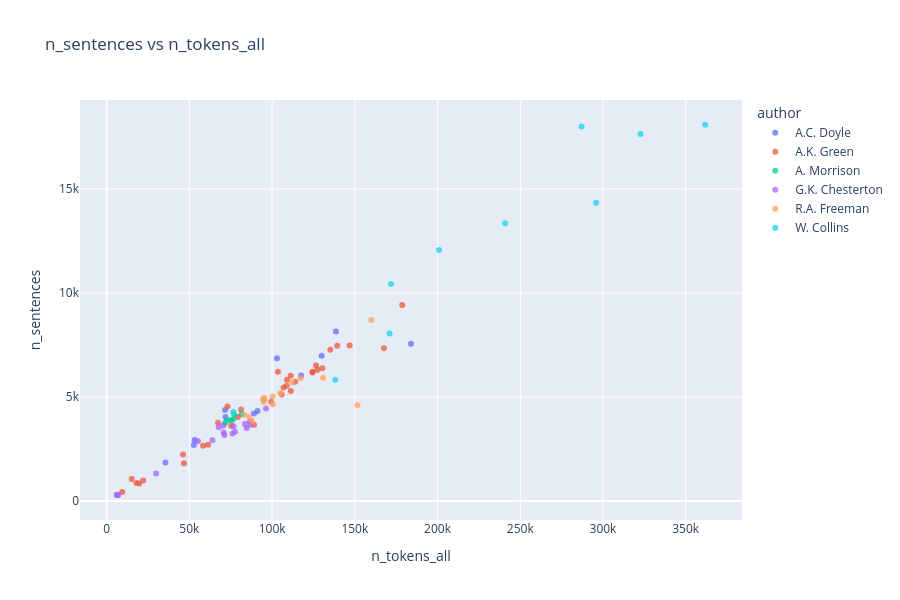
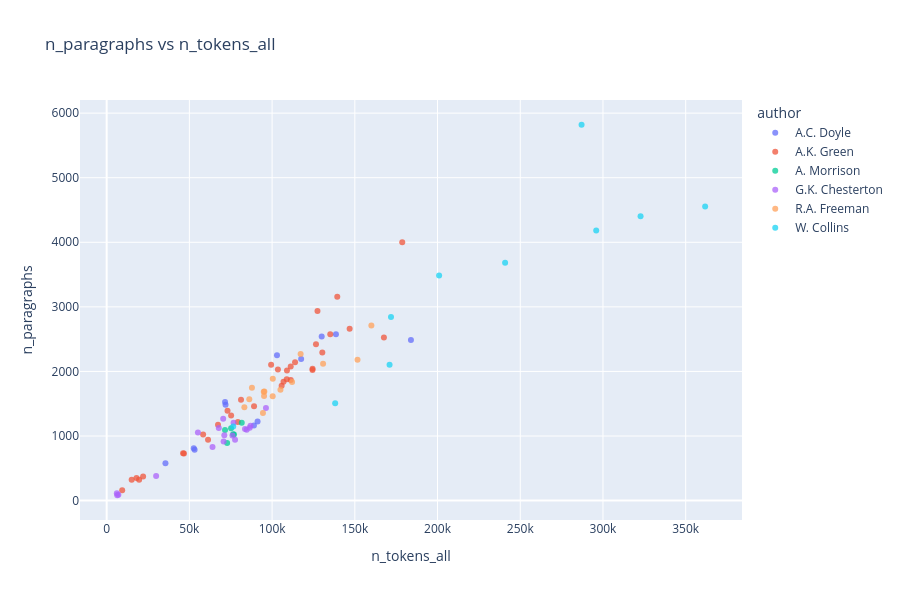
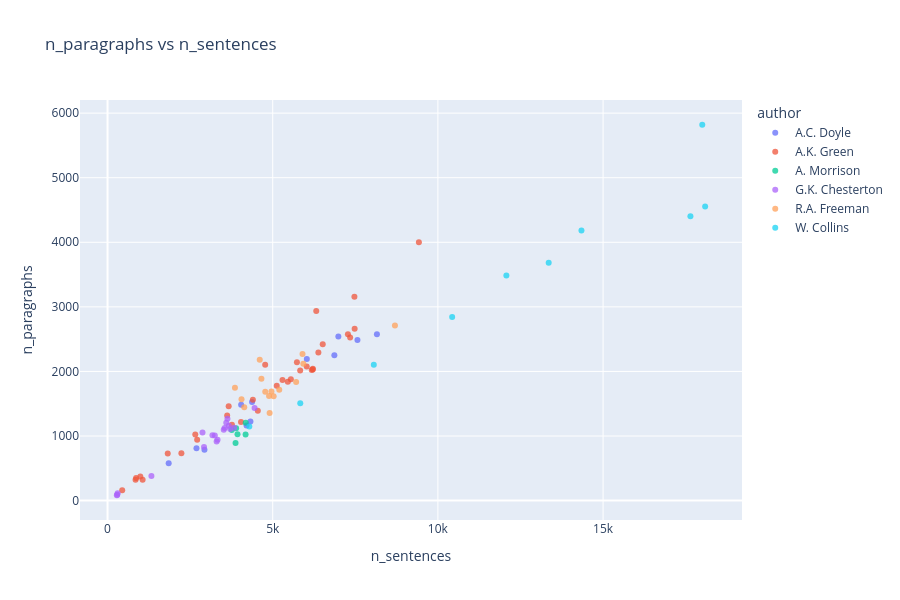
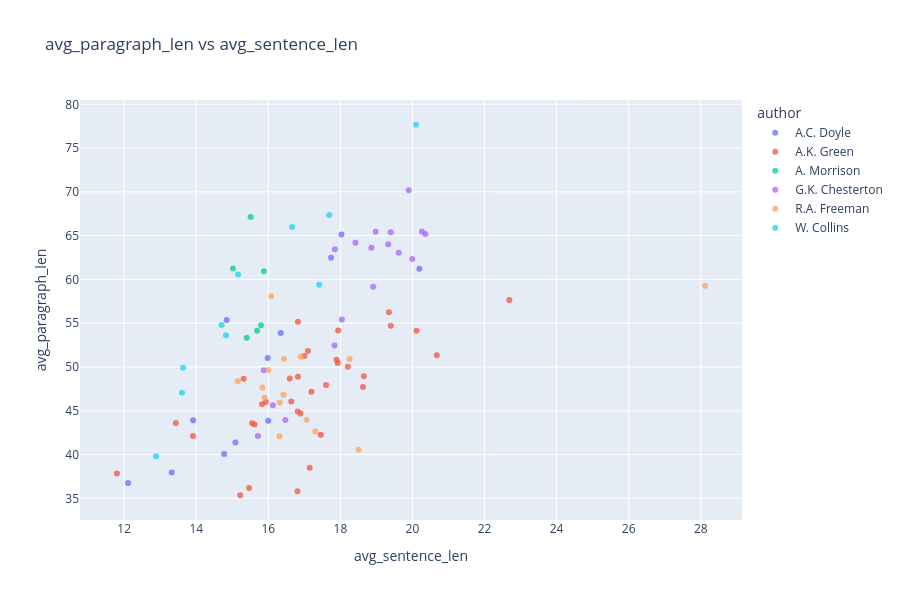

Here is the notebook cell these charts were saved with, in order:
### Code cell
plot_scatter_list_plotly(
    data=df_corpus,
    scatter_pairs=scatter_pairs,
    hue="author",
    work_col="title",
)

### Figure 1 — Plotly figure (JSON) as saved in the notebook; plotly's stock layout.template omitted (floating-point values rounded to 4 significant figures)
{"data": [{"customdata": [["A.C. Doyle"], ["A.C. Doyle"], ["A.C. Doyle"], ["A.C. Doyle"], ["A.C. Doyle"], ["A.C. Doyle"], ["A.C. Doyle"], ["A.C. Doyle"], ["A.C. Doyle"], ["A.C. Doyle"], ["A.C. Doyle"], ["A.C. Doyle"]], "hovertemplate": "<b>%{hovertext}</b><br><br>author=%{customdata[0]}<br>n_tokens_all=%{x}<br>n_sentences=%{y}<extra></extra>", "hovertext": ["A Study in Scarlet", "Tales of Terror and Mystery", "The Adventures of Sherlock Holmes", "The case-book of Sherlock Holmes", "The Hound of the Baskervilles", "The Lost World", "The Memoirs of Sherlock Holmes", "The Poison Belt", "The Return of Sherlock Holmes", "The Sign of the Four", "The Valley of Fear", "The White Company"], "legendgroup": "A.C. Doyle", "marker": {"color": "#636efa", "opacity": 0.75, "symbol": "circle"}, "mode": "markers", "name": "A.C. Doyle", "orientation": "v", "showlegend": true, "type": "scatter", "x": [52654, 89015, 129973, 102949, 71859, 91221, 117564, 35536, 138592, 53167, 71564, 183927], "xaxis": "x", "y": [2692, 4207, 6987, 6866, 4044, 4326, 6033, 1851, 8154, 2934, 4375, 7565], "yaxis": "y"}, {"customdata": [["A.K. Green"], ["A.K. Green"], ["A.K. Green"], ["A.K. Green"], ["A.K. Green"], ["A.K. Green"], ["A.K. Green"], ["A.K. Green"], ["A.K. Green"], ["A.K. Green"], ["A.K. Green"], ["A.K. Green"], ["A.K. Green"], ["A.K. Green"], ["A.K. Green"], ["A.K. Green"], ["A.K. Green"], ["A.K. Green"], ["A.K. Green"], ["A.K. Green"], ["A.K. Green"], ["A.K. Green"], ["A.K. Green"], ["A.K. Green"], ["A.K. Green"], ["A.K. Green"], ["A.K. Green"], ["A.K. Green"], ["A.K. Green"], ["A.K. Green"], ["A.K. Green"], ["A.K. Green"], ["A.K. Green"], ["A.K. Green"]], "hovertemplate": "<b>%{hovertext}</b><br><br>author=%{customdata[0]}<br>n_tokens_all=%{x}<br>n_sentences=%{y}<extra></extra>", "hovertext": ["7 to 12: A Detective Story", "A Difficult Problem", "A Matter of Millions", "A Strange Disappearance", "Agatha Webb", "Behind Closed Doors", "Cynthia Wakeham's Money", "Dark Hollow", "Doctor Izard", "Hand and Ring", "Initials Only", "Lost Man's Lane", "Masterpieces of Mystery", "One of My Sons", "Room Number 3, and Other Detective Stories", "That Affair Next Door", "The Chief Legatee", "The Circular Study", "The Doctor, his Wife, and the Clock", "The Filigree Ball", "The Forsaken Inn", "The Golden Slipper and Other Problems for Violet Strange", "The House of the Whispering Pines", "The Leavenworth Case", "The Mill Mystery", "The Millionaire Baby", "The Mystery of the Hasty Arrow", "The Old Stone House and Other Stories", "The Step on the Stair ", "The Sword of Damocles", "The Woman in the Alcove", "Three Thousand Dollars", "To the Minute", "X Y Z: A Detective Story"], "legendgroup": "A.K. Green", "marker": {"color": "#EF553B", "opacity": 0.75, "symbol": "circle"}, "mode": "markers", "name": "A.K. Green", "orientation": "v", "showlegend": true, "type": "scatter", "x": [18035, 9390, 130354, 61280, 106902, 146868, 99399, 108990, 58302, 178663, 103512, 111286, 124417, 113872, 124455, 127434, 73064, 67303, 19623, 105774, 75234, 108838, 135171, 139396, 89085, 81224, 111249, 46731, 126529, 167590, 79315, 15120, 46167, 22028], "xaxis": "x", "y": [865, 444, 6382, 2713, 5458, 7480, 4772, 5831, 2656, 9425, 6214, 5296, 6181, 5733, 6214, 6318, 4549, 3765, 848, 5122, 3621, 5549, 7277, 7473, 3667, 4400, 6029, 1822, 6514, 7344, 4041, 1062, 2236, 993], "yaxis": "y"}, {"customdata": [["A. Morrison"], ["A. Morrison"], ["A. Morrison"], ["A. Morrison"], ["A. Morrison"], ["A. Morrison"]], "hovertemplate": "<b>%{hovertext}</b><br><br>author=%{customdata[0]}<br>n_tokens_all=%{x}<br>n_sentences=%{y}<extra></extra>", "hovertext": ["Adventures of Martin Hewit", "Chronicles of Martin Hewitt", "Martin Hewitt, Investigator", "The Dorrington Deed-Box", "The Red Triangle", "The Hole in the Wall"], "legendgroup": "A. Morrison", "marker": {"color": "#00cc96", "opacity": 0.75, "symbol": "circle"}, "mode": "markers", "name": "A. Morrison", "orientation": "v", "showlegend": true, "type": "scatter", "x": [76977, 75202, 71542, 72829, 76432, 81648], "xaxis": "x", "y": [4179, 3892, 3760, 3875, 3934, 4183], "yaxis": "y"}, {"customdata": [["G.K. Chesterton"], ["G.K. Chesterton"], ["G.K. Chesterton"], ["G.K. Chesterton"], ["G.K. Chesterton"], ["G.K. Chesterton"], ["G.K. Chesterton"], ["G.K. Chesterton"], ["G.K. Chesterton"], ["G.K. Chesterton"], ["G.K. Chesterton"], ["G.K. Chesterton"], ["G.K. Chesterton"], ["G.K. Chesterton"], ["G.K. Chesterton"], ["G.K. Chesterton"], ["G.K. Chesterton"], ["G.K. Chesterton"]], "hovertemplate": "<b>%{hovertext}</b><br><br>author=%{customdata[0]}<br>n_tokens_all=%{x}<br>n_sentences=%{y}<extra></extra>", "hovertext": ["Four Faultless Felons", "Manalive", "The Club of Queer Trades", "The Donnington Affair", "The Incredulity of Father Brown", "The innocence of Father Brown", "The Man Who Knew Too Much", "The Man Who Was Thursday: A Nightmare", "The Mask of Midas", "The Napoleon of Notting Hill", "The Paradoxes of Mr Pond", "The Poet and The Lunatics", "The Return of Don Quixote", "The Scandal of Father Brown", "The Secret of Father Brown", "The Trees of Pride", "The White Pillars Murder", "The Wisdom of Father Brown"], "legendgroup": "G.K. Chesterton", "marker": {"color": "#ab63fa", "opacity": 0.75, "symbol": "circle"}, "mode": "markers", "name": "G.K. Chesterton", "orientation": "v", "showlegend": true, "type": "scatter", "x": [83622, 70684, 55166, 6160, 84658, 96287, 71123, 70439, 7064, 67778, 63992, 77608, 86487, 76019, 76698, 29904, 6390, 86944], "xaxis": "x", "y": [3712, 3302, 2875, 306, 3518, 4451, 3176, 3630, 294, 3545, 2921, 3330, 3832, 3248, 3594, 1328, 282, 3673], "yaxis": "y"}, {"customdata": [["R.A. Freeman"], ["R.A. Freeman"], ["R.A. Freeman"], ["R.A. Freeman"], ["R.A. Freeman"], ["R.A. Freeman"], ["R.A. Freeman"], ["R.A. Freeman"], ["R.A. Freeman"], ["R.A. Freeman"], ["R.A. Freeman"], ["R.A. Freeman"], ["R.A. Freeman"], ["R.A. Freeman"], ["R.A. Freeman"]], "hovertemplate": "<b>%{hovertext}</b><br><br>author=%{customdata[0]}<br>n_tokens_all=%{x}<br>n_sentences=%{y}<extra></extra>", "hovertext": ["A silent witness", "As a thief in the night", "Dr. Thorndyke's Casebook", "Helen Vardon's confession", "John Thorndyke's Cases", "The D'Arblay Mystery", "The Exploits of Danby Croker", "The Eye of Osiris", "The golden pool", "The Magic Casket", "The Mystery of 31 New Inn", "The mystery of Angelina Frood", "The Red Thumb Mark", "The shadow of the Wolf", "The singing bone"], "legendgroup": "R.A. Freeman", "marker": {"color": "#FFA15A", "opacity": 0.75, "symbol": "circle"}, "mode": "markers", "name": "R.A. Freeman", "orientation": "v", "showlegend": true, "type": "scatter", "x": [130815, 105048, 83244, 160003, 100421, 100349, 94972, 117241, 151630, 95147, 95318, 112078, 87819, 94473, 86214], "xaxis": "x", "y": [5926, 5198, 4138, 8700, 4658, 5028, 4774, 5902, 4607, 4889, 4962, 5709, 3857, 4906, 4056], "yaxis": "y"}, {"customdata": [["W. Collins"], ["W. Collins"], ["W. Collins"], ["W. Collins"], ["W. Collins"], ["W. Collins"], ["W. Collins"], ["W. Collins"], ["W. Collins"], ["W. Collins"]], "hovertemplate": "<b>%{hovertext}</b><br><br>author=%{customdata[0]}<br>n_tokens_all=%{x}<br>n_sentences=%{y}<extra></extra>", "hovertext": ["Armadale", "Basil", "Man and Wife", "No Name", "Poor Miss Finch", "The Dead Secret", "The Haunted Hotel", "The Law and the Lady", "The Moonstone", "The Woman in White"], "legendgroup": "W. Collins", "marker": {"color": "#19d3f3", "opacity": 0.75, "symbol": "circle"}, "mode": "markers", "name": "W. Collins", "orientation": "v", "showlegend": true, "type": "scatter", "x": [361763, 138123, 287061, 322718, 200961, 171002, 76508, 171874, 240842, 295914], "xaxis": "x", "y": [18090, 5834, 18003, 17644, 12073, 8060, 4292, 10432, 13354, 14346], "yaxis": "y"}], "layout": {"height": 600, "legend": {"title": {"text": "author"}, "tracegroupgap": 0}, "title": {"text": "n_sentences vs n_tokens_all"}, "width": 900, "xaxis": {"anchor": "y", "domain": [0, 1], "title": {"text": "n_tokens_all"}}, "yaxis": {"anchor": "x", "domain": [0, 1], "title": {"text": "n_sentences"}}}}

### Figure 2 — Plotly figure (JSON) as saved in the notebook; plotly's stock layout.template omitted (floating-point values rounded to 4 significant figures)
{"data": [{"customdata": [["A.C. Doyle"], ["A.C. Doyle"], ["A.C. Doyle"], ["A.C. Doyle"], ["A.C. Doyle"], ["A.C. Doyle"], ["A.C. Doyle"], ["A.C. Doyle"], ["A.C. Doyle"], ["A.C. Doyle"], ["A.C. Doyle"], ["A.C. Doyle"]], "hovertemplate": "<b>%{hovertext}</b><br><br>author=%{customdata[0]}<br>n_tokens_all=%{x}<br>n_paragraphs=%{y}<extra></extra>", "hovertext": ["A Study in Scarlet", "Tales of Terror and Mystery", "The Adventures of Sherlock Holmes", "The case-book of Sherlock Holmes", "The Hound of the Baskervilles", "The Lost World", "The Memoirs of Sherlock Holmes", "The Poison Belt", "The Return of Sherlock Holmes", "The Sign of the Four", "The Valley of Fear", "The White Company"], "legendgroup": "A.C. Doyle", "marker": {"color": "#636efa", "opacity": 0.75, "symbol": "circle"}, "mode": "markers", "name": "A.C. Doyle", "orientation": "v", "showlegend": true, "type": "scatter", "x": [52654, 89015, 129973, 102949, 71859, 91221, 117564, 35536, 138592, 53167, 71564, 183927], "xaxis": "x", "y": [810, 1163, 2543, 2250, 1485, 1225, 2193, 577, 2575, 786, 1527, 2487], "yaxis": "y"}, {"customdata": [["A.K. Green"], ["A.K. Green"], ["A.K. Green"], ["A.K. Green"], ["A.K. Green"], ["A.K. Green"], ["A.K. Green"], ["A.K. Green"], ["A.K. Green"], ["A.K. Green"], ["A.K. Green"], ["A.K. Green"], ["A.K. Green"], ["A.K. Green"], ["A.K. Green"], ["A.K. Green"], ["A.K. Green"], ["A.K. Green"], ["A.K. Green"], ["A.K. Green"], ["A.K. Green"], ["A.K. Green"], ["A.K. Green"], ["A.K. Green"], ["A.K. Green"], ["A.K. Green"], ["A.K. Green"], ["A.K. Green"], ["A.K. Green"], ["A.K. Green"], ["A.K. Green"], ["A.K. Green"], ["A.K. Green"], ["A.K. Green"]], "hovertemplate": "<b>%{hovertext}</b><br><br>author=%{customdata[0]}<br>n_tokens_all=%{x}<br>n_paragraphs=%{y}<extra></extra>", "hovertext": ["7 to 12: A Detective Story", "A Difficult Problem", "A Matter of Millions", "A Strange Disappearance", "Agatha Webb", "Behind Closed Doors", "Cynthia Wakeham's Money", "Dark Hollow", "Doctor Izard", "Hand and Ring", "Initials Only", "Lost Man's Lane", "Masterpieces of Mystery", "One of My Sons", "Room Number 3, and Other Detective Stories", "That Affair Next Door", "The Chief Legatee", "The Circular Study", "The Doctor, his Wife, and the Clock", "The Filigree Ball", "The Forsaken Inn", "The Golden Slipper and Other Problems for Violet Strange", "The House of the Whispering Pines", "The Leavenworth Case", "The Mill Mystery", "The Millionaire Baby", "The Mystery of the Hasty Arrow", "The Old Stone House and Other Stories", "The Step on the Stair ", "The Sword of Damocles", "The Woman in the Alcove", "Three Thousand Dollars", "To the Minute", "X Y Z: A Detective Story"], "legendgroup": "A.K. Green", "marker": {"color": "#EF553B", "opacity": 0.75, "symbol": "circle"}, "mode": "markers", "name": "A.K. Green", "orientation": "v", "showlegend": true, "type": "scatter", "x": [18035, 9390, 130354, 61280, 106902, 146868, 99399, 108990, 58302, 178663, 103512, 111286, 124417, 113872, 124455, 127434, 73064, 67303, 19623, 105774, 75234, 108838, 135171, 139396, 89085, 81224, 111249, 46731, 126529, 167590, 79315, 15120, 46167, 22028], "xaxis": "x", "y": [350, 159, 2295, 944, 1840, 2663, 2103, 2013, 1022, 4000, 2032, 1868, 2023, 2144, 2041, 2936, 1390, 1175, 324, 1780, 1318, 1880, 2577, 3155, 1461, 1562, 2077, 730, 2420, 2527, 1219, 324, 732, 374], "yaxis": "y"}, {"customdata": [["A. Morrison"], ["A. Morrison"], ["A. Morrison"], ["A. Morrison"], ["A. Morrison"], ["A. Morrison"]], "hovertemplate": "<b>%{hovertext}</b><br><br>author=%{customdata[0]}<br>n_tokens_all=%{x}<br>n_paragraphs=%{y}<extra></extra>", "hovertext": ["Adventures of Martin Hewit", "Chronicles of Martin Hewitt", "Martin Hewitt, Investigator", "The Dorrington Deed-Box", "The Red Triangle", "The Hole in the Wall"], "legendgroup": "A. Morrison", "marker": {"color": "#00cc96", "opacity": 0.75, "symbol": "circle"}, "mode": "markers", "name": "A. Morrison", "orientation": "v", "showlegend": true, "type": "scatter", "x": [76977, 75202, 71542, 72829, 76432, 81648], "xaxis": "x", "y": [1023, 1119, 1093, 893, 1026, 1205], "yaxis": "y"}, {"customdata": [["G.K. Chesterton"], ["G.K. Chesterton"], ["G.K. Chesterton"], ["G.K. Chesterton"], ["G.K. Chesterton"], ["G.K. Chesterton"], ["G.K. Chesterton"], ["G.K. Chesterton"], ["G.K. Chesterton"], ["G.K. Chesterton"], ["G.K. Chesterton"], ["G.K. Chesterton"], ["G.K. Chesterton"], ["G.K. Chesterton"], ["G.K. Chesterton"], ["G.K. Chesterton"], ["G.K. Chesterton"], ["G.K. Chesterton"]], "hovertemplate": "<b>%{hovertext}</b><br><br>author=%{customdata[0]}<br>n_tokens_all=%{x}<br>n_paragraphs=%{y}<extra></extra>", "hovertext": ["Four Faultless Felons", "Manalive", "The Club of Queer Trades", "The Donnington Affair", "The Incredulity of Father Brown", "The innocence of Father Brown", "The Man Who Knew Too Much", "The Man Who Was Thursday: A Nightmare", "The Mask of Midas", "The Napoleon of Notting Hill", "The Paradoxes of Mr Pond", "The Poet and The Lunatics", "The Return of Don Quixote", "The Scandal of Father Brown", "The Secret of Father Brown", "The Trees of Pride", "The White Pillars Murder", "The Wisdom of Father Brown"], "legendgroup": "G.K. Chesterton", "marker": {"color": "#ab63fa", "opacity": 0.75, "symbol": "circle"}, "mode": "markers", "name": "G.K. Chesterton", "orientation": "v", "showlegend": true, "type": "scatter", "x": [83622, 70684, 55166, 6160, 84658, 96287, 71123, 70439, 7064, 67778, 63992, 77608, 86487, 76019, 76698, 29904, 6390, 86944], "xaxis": "x", "y": [1107, 917, 1054, 114, 1099, 1435, 1014, 1266, 91, 1125, 830, 941, 1128, 1009, 1207, 383, 83, 1161], "yaxis": "y"}, {"customdata": [["R.A. Freeman"], ["R.A. Freeman"], ["R.A. Freeman"], ["R.A. Freeman"], ["R.A. Freeman"], ["R.A. Freeman"], ["R.A. Freeman"], ["R.A. Freeman"], ["R.A. Freeman"], ["R.A. Freeman"], ["R.A. Freeman"], ["R.A. Freeman"], ["R.A. Freeman"], ["R.A. Freeman"], ["R.A. Freeman"]], "hovertemplate": "<b>%{hovertext}</b><br><br>author=%{customdata[0]}<br>n_tokens_all=%{x}<br>n_paragraphs=%{y}<extra></extra>", "hovertext": ["A silent witness", "As a thief in the night", "Dr. Thorndyke's Casebook", "Helen Vardon's confession", "John Thorndyke's Cases", "The D'Arblay Mystery", "The Exploits of Danby Croker", "The Eye of Osiris", "The golden pool", "The Magic Casket", "The Mystery of 31 New Inn", "The mystery of Angelina Frood", "The Red Thumb Mark", "The shadow of the Wolf", "The singing bone"], "legendgroup": "R.A. Freeman", "marker": {"color": "#FFA15A", "opacity": 0.75, "symbol": "circle"}, "mode": "markers", "name": "R.A. Freeman", "orientation": "v", "showlegend": true, "type": "scatter", "x": [130815, 105048, 83244, 160003, 100421, 100349, 94972, 117241, 151630, 95147, 95318, 112078, 87819, 94473, 86214], "xaxis": "x", "y": [2119, 1716, 1445, 2710, 1886, 1617, 1687, 2269, 2182, 1620, 1688, 1835, 1748, 1357, 1570], "yaxis": "y"}, {"customdata": [["W. Collins"], ["W. Collins"], ["W. Collins"], ["W. Collins"], ["W. Collins"], ["W. Collins"], ["W. Collins"], ["W. Collins"], ["W. Collins"], ["W. Collins"]], "hovertemplate": "<b>%{hovertext}</b><br><br>author=%{customdata[0]}<br>n_tokens_all=%{x}<br>n_paragraphs=%{y}<extra></extra>", "hovertext": ["Armadale", "Basil", "Man and Wife", "No Name", "Poor Miss Finch", "The Dead Secret", "The Haunted Hotel", "The Law and the Lady", "The Moonstone", "The Woman in White"], "legendgroup": "W. Collins", "marker": {"color": "#19d3f3", "opacity": 0.75, "symbol": "circle"}, "mode": "markers", "name": "W. Collins", "orientation": "v", "showlegend": true, "type": "scatter", "x": [361763, 138123, 287061, 322718, 200961, 171002, 76508, 171874, 240842, 295914], "xaxis": "x", "y": [4554, 1508, 5820, 4402, 3484, 2103, 1149, 2844, 3682, 4184], "yaxis": "y"}], "layout": {"height": 600, "legend": {"title": {"text": "author"}, "tracegroupgap": 0}, "title": {"text": "n_paragraphs vs n_tokens_all"}, "width": 900, "xaxis": {"anchor": "y", "domain": [0, 1], "title": {"text": "n_tokens_all"}}, "yaxis": {"anchor": "x", "domain": [0, 1], "title": {"text": "n_paragraphs"}}}}

### Figure 3 — Plotly figure (JSON) as saved in the notebook; plotly's stock layout.template omitted (floating-point values rounded to 4 significant figures)
{"data": [{"customdata": [["A.C. Doyle"], ["A.C. Doyle"], ["A.C. Doyle"], ["A.C. Doyle"], ["A.C. Doyle"], ["A.C. Doyle"], ["A.C. Doyle"], ["A.C. Doyle"], ["A.C. Doyle"], ["A.C. Doyle"], ["A.C. Doyle"], ["A.C. Doyle"]], "hovertemplate": "<b>%{hovertext}</b><br><br>author=%{customdata[0]}<br>n_sentences=%{x}<br>n_paragraphs=%{y}<extra></extra>", "hovertext": ["A Study in Scarlet", "Tales of Terror and Mystery", "The Adventures of Sherlock Holmes", "The case-book of Sherlock Holmes", "The Hound of the Baskervilles", "The Lost World", "The Memoirs of Sherlock Holmes", "The Poison Belt", "The Return of Sherlock Holmes", "The Sign of the Four", "The Valley of Fear", "The White Company"], "legendgroup": "A.C. Doyle", "marker": {"color": "#636efa", "opacity": 0.75, "symbol": "circle"}, "mode": "markers", "name": "A.C. Doyle", "orientation": "v", "showlegend": true, "type": "scatter", "x": [2692, 4207, 6987, 6866, 4044, 4326, 6033, 1851, 8154, 2934, 4375, 7565], "xaxis": "x", "y": [810, 1163, 2543, 2250, 1485, 1225, 2193, 577, 2575, 786, 1527, 2487], "yaxis": "y"}, {"customdata": [["A.K. Green"], ["A.K. Green"], ["A.K. Green"], ["A.K. Green"], ["A.K. Green"], ["A.K. Green"], ["A.K. Green"], ["A.K. Green"], ["A.K. Green"], ["A.K. Green"], ["A.K. Green"], ["A.K. Green"], ["A.K. Green"], ["A.K. Green"], ["A.K. Green"], ["A.K. Green"], ["A.K. Green"], ["A.K. Green"], ["A.K. Green"], ["A.K. Green"], ["A.K. Green"], ["A.K. Green"], ["A.K. Green"], ["A.K. Green"], ["A.K. Green"], ["A.K. Green"], ["A.K. Green"], ["A.K. Green"], ["A.K. Green"], ["A.K. Green"], ["A.K. Green"], ["A.K. Green"], ["A.K. Green"], ["A.K. Green"]], "hovertemplate": "<b>%{hovertext}</b><br><br>author=%{customdata[0]}<br>n_sentences=%{x}<br>n_paragraphs=%{y}<extra></extra>", "hovertext": ["7 to 12: A Detective Story", "A Difficult Problem", "A Matter of Millions", "A Strange Disappearance", "Agatha Webb", "Behind Closed Doors", "Cynthia Wakeham's Money", "Dark Hollow", "Doctor Izard", "Hand and Ring", "Initials Only", "Lost Man's Lane", "Masterpieces of Mystery", "One of My Sons", "Room Number 3, and Other Detective Stories", "That Affair Next Door", "The Chief Legatee", "The Circular Study", "The Doctor, his Wife, and the Clock", "The Filigree Ball", "The Forsaken Inn", "The Golden Slipper and Other Problems for Violet Strange", "The House of the Whispering Pines", "The Leavenworth Case", "The Mill Mystery", "The Millionaire Baby", "The Mystery of the Hasty Arrow", "The Old Stone House and Other Stories", "The Step on the Stair ", "The Sword of Damocles", "The Woman in the Alcove", "Three Thousand Dollars", "To the Minute", "X Y Z: A Detective Story"], "legendgroup": "A.K. Green", "marker": {"color": "#EF553B", "opacity": 0.75, "symbol": "circle"}, "mode": "markers", "name": "A.K. Green", "orientation": "v", "showlegend": true, "type": "scatter", "x": [865, 444, 6382, 2713, 5458, 7480, 4772, 5831, 2656, 9425, 6214, 5296, 6181, 5733, 6214, 6318, 4549, 3765, 848, 5122, 3621, 5549, 7277, 7473, 3667, 4400, 6029, 1822, 6514, 7344, 4041, 1062, 2236, 993], "xaxis": "x", "y": [350, 159, 2295, 944, 1840, 2663, 2103, 2013, 1022, 4000, 2032, 1868, 2023, 2144, 2041, 2936, 1390, 1175, 324, 1780, 1318, 1880, 2577, 3155, 1461, 1562, 2077, 730, 2420, 2527, 1219, 324, 732, 374], "yaxis": "y"}, {"customdata": [["A. Morrison"], ["A. Morrison"], ["A. Morrison"], ["A. Morrison"], ["A. Morrison"], ["A. Morrison"]], "hovertemplate": "<b>%{hovertext}</b><br><br>author=%{customdata[0]}<br>n_sentences=%{x}<br>n_paragraphs=%{y}<extra></extra>", "hovertext": ["Adventures of Martin Hewit", "Chronicles of Martin Hewitt", "Martin Hewitt, Investigator", "The Dorrington Deed-Box", "The Red Triangle", "The Hole in the Wall"], "legendgroup": "A. Morrison", "marker": {"color": "#00cc96", "opacity": 0.75, "symbol": "circle"}, "mode": "markers", "name": "A. Morrison", "orientation": "v", "showlegend": true, "type": "scatter", "x": [4179, 3892, 3760, 3875, 3934, 4183], "xaxis": "x", "y": [1023, 1119, 1093, 893, 1026, 1205], "yaxis": "y"}, {"customdata": [["G.K. Chesterton"], ["G.K. Chesterton"], ["G.K. Chesterton"], ["G.K. Chesterton"], ["G.K. Chesterton"], ["G.K. Chesterton"], ["G.K. Chesterton"], ["G.K. Chesterton"], ["G.K. Chesterton"], ["G.K. Chesterton"], ["G.K. Chesterton"], ["G.K. Chesterton"], ["G.K. Chesterton"], ["G.K. Chesterton"], ["G.K. Chesterton"], ["G.K. Chesterton"], ["G.K. Chesterton"], ["G.K. Chesterton"]], "hovertemplate": "<b>%{hovertext}</b><br><br>author=%{customdata[0]}<br>n_sentences=%{x}<br>n_paragraphs=%{y}<extra></extra>", "hovertext": ["Four Faultless Felons", "Manalive", "The Club of Queer Trades", "The Donnington Affair", "The Incredulity of Father Brown", "The innocence of Father Brown", "The Man Who Knew Too Much", "The Man Who Was Thursday: A Nightmare", "The Mask of Midas", "The Napoleon of Notting Hill", "The Paradoxes of Mr Pond", "The Poet and The Lunatics", "The Return of Don Quixote", "The Scandal of Father Brown", "The Secret of Father Brown", "The Trees of Pride", "The White Pillars Murder", "The Wisdom of Father Brown"], "legendgroup": "G.K. Chesterton", "marker": {"color": "#ab63fa", "opacity": 0.75, "symbol": "circle"}, "mode": "markers", "name": "G.K. Chesterton", "orientation": "v", "showlegend": true, "type": "scatter", "x": [3712, 3302, 2875, 306, 3518, 4451, 3176, 3630, 294, 3545, 2921, 3330, 3832, 3248, 3594, 1328, 282, 3673], "xaxis": "x", "y": [1107, 917, 1054, 114, 1099, 1435, 1014, 1266, 91, 1125, 830, 941, 1128, 1009, 1207, 383, 83, 1161], "yaxis": "y"}, {"customdata": [["R.A. Freeman"], ["R.A. Freeman"], ["R.A. Freeman"], ["R.A. Freeman"], ["R.A. Freeman"], ["R.A. Freeman"], ["R.A. Freeman"], ["R.A. Freeman"], ["R.A. Freeman"], ["R.A. Freeman"], ["R.A. Freeman"], ["R.A. Freeman"], ["R.A. Freeman"], ["R.A. Freeman"], ["R.A. Freeman"]], "hovertemplate": "<b>%{hovertext}</b><br><br>author=%{customdata[0]}<br>n_sentences=%{x}<br>n_paragraphs=%{y}<extra></extra>", "hovertext": ["A silent witness", "As a thief in the night", "Dr. Thorndyke's Casebook", "Helen Vardon's confession", "John Thorndyke's Cases", "The D'Arblay Mystery", "The Exploits of Danby Croker", "The Eye of Osiris", "The golden pool", "The Magic Casket", "The Mystery of 31 New Inn", "The mystery of Angelina Frood", "The Red Thumb Mark", "The shadow of the Wolf", "The singing bone"], "legendgroup": "R.A. Freeman", "marker": {"color": "#FFA15A", "opacity": 0.75, "symbol": "circle"}, "mode": "markers", "name": "R.A. Freeman", "orientation": "v", "showlegend": true, "type": "scatter", "x": [5926, 5198, 4138, 8700, 4658, 5028, 4774, 5902, 4607, 4889, 4962, 5709, 3857, 4906, 4056], "xaxis": "x", "y": [2119, 1716, 1445, 2710, 1886, 1617, 1687, 2269, 2182, 1620, 1688, 1835, 1748, 1357, 1570], "yaxis": "y"}, {"customdata": [["W. Collins"], ["W. Collins"], ["W. Collins"], ["W. Collins"], ["W. Collins"], ["W. Collins"], ["W. Collins"], ["W. Collins"], ["W. Collins"], ["W. Collins"]], "hovertemplate": "<b>%{hovertext}</b><br><br>author=%{customdata[0]}<br>n_sentences=%{x}<br>n_paragraphs=%{y}<extra></extra>", "hovertext": ["Armadale", "Basil", "Man and Wife", "No Name", "Poor Miss Finch", "The Dead Secret", "The Haunted Hotel", "The Law and the Lady", "The Moonstone", "The Woman in White"], "legendgroup": "W. Collins", "marker": {"color": "#19d3f3", "opacity": 0.75, "symbol": "circle"}, "mode": "markers", "name": "W. Collins", "orientation": "v", "showlegend": true, "type": "scatter", "x": [18090, 5834, 18003, 17644, 12073, 8060, 4292, 10432, 13354, 14346], "xaxis": "x", "y": [4554, 1508, 5820, 4402, 3484, 2103, 1149, 2844, 3682, 4184], "yaxis": "y"}], "layout": {"height": 600, "legend": {"title": {"text": "author"}, "tracegroupgap": 0}, "title": {"text": "n_paragraphs vs n_sentences"}, "width": 900, "xaxis": {"anchor": "y", "domain": [0, 1], "title": {"text": "n_sentences"}}, "yaxis": {"anchor": "x", "domain": [0, 1], "title": {"text": "n_paragraphs"}}}}

### Figure 4 — Plotly figure (JSON) as saved in the notebook; plotly's stock layout.template omitted (floating-point values rounded to 4 significant figures)
{"data": [{"customdata": [["A.C. Doyle"], ["A.C. Doyle"], ["A.C. Doyle"], ["A.C. Doyle"], ["A.C. Doyle"], ["A.C. Doyle"], ["A.C. Doyle"], ["A.C. Doyle"], ["A.C. Doyle"], ["A.C. Doyle"], ["A.C. Doyle"], ["A.C. Doyle"]], "hovertemplate": "<b>%{hovertext}</b><br><br>author=%{customdata[0]}<br>avg_sentence_len=%{x}<br>avg_paragraph_len=%{y}<extra></extra>", "hovertext": ["A Study in Scarlet", "Tales of Terror and Mystery", "The Adventures of Sherlock Holmes", "The case-book of Sherlock Holmes", "The Hound of the Baskervilles", "The Lost World", "The Memoirs of Sherlock Holmes", "The Poison Belt", "The Return of Sherlock Holmes", "The Sign of the Four", "The Valley of Fear", "The White Company"], "legendgroup": "A.C. Doyle", "marker": {"color": "#636efa", "opacity": 0.75, "symbol": "circle"}, "mode": "markers", "name": "A.C. Doyle", "orientation": "v", "showlegend": true, "type": "scatter", "x": [16.34, 18.03, 15.09, 12.11, 14.77, 17.74, 16.0, 15.98, 13.91, 14.85, 13.32, 20.19], "xaxis": "x", "y": [53.87, 65.13, 41.37, 36.76, 40.06, 62.48, 43.86, 51.02, 43.91, 55.36, 37.94, 61.23], "yaxis": "y"}, {"customdata": [["A.K. Green"], ["A.K. Green"], ["A.K. Green"], ["A.K. Green"], ["A.K. Green"], ["A.K. Green"], ["A.K. Green"], ["A.K. Green"], ["A.K. Green"], ["A.K. Green"], ["A.K. Green"], ["A.K. Green"], ["A.K. Green"], ["A.K. Green"], ["A.K. Green"], ["A.K. Green"], ["A.K. Green"], ["A.K. Green"], ["A.K. Green"], ["A.K. Green"], ["A.K. Green"], ["A.K. Green"], ["A.K. Green"], ["A.K. Green"], ["A.K. Green"], ["A.K. Green"], ["A.K. Green"], ["A.K. Green"], ["A.K. Green"], ["A.K. Green"], ["A.K. Green"], ["A.K. Green"], ["A.K. Green"], ["A.K. Green"]], "hovertemplate": "<b>%{hovertext}</b><br><br>author=%{customdata[0]}<br>avg_sentence_len=%{x}<br>avg_paragraph_len=%{y}<extra></extra>", "hovertext": ["7 to 12: A Detective Story", "A Difficult Problem", "A Matter of Millions", "A Strange Disappearance", "Agatha Webb", "Behind Closed Doors", "Cynthia Wakeham's Money", "Dark Hollow", "Doctor Izard", "Hand and Ring", "Initials Only", "Lost Man's Lane", "Masterpieces of Mystery", "One of My Sons", "Room Number 3, and Other Detective Stories", "That Affair Next Door", "The Chief Legatee", "The Circular Study", "The Doctor, his Wife, and the Clock", "The Filigree Ball", "The Forsaken Inn", "The Golden Slipper and Other Problems for Violet Strange", "The House of the Whispering Pines", "The Leavenworth Case", "The Mill Mystery", "The Millionaire Baby", "The Mystery of the Hasty Arrow", "The Old Stone House and Other Stories", "The Step on the Stair ", "The Sword of Damocles", "The Woman in the Alcove", "Three Thousand Dollars", "To the Minute", "X Y Z: A Detective Story"], "legendgroup": "A.K. Green", "marker": {"color": "#EF553B", "opacity": 0.75, "symbol": "circle"}, "mode": "markers", "name": "A.K. Green", "orientation": "v", "showlegend": true, "type": "scatter", "x": [17.45, 18.21, 17.2, 19.4, 16.59, 16.64, 17.15, 15.93, 18.63, 15.47, 13.91, 17.93, 17.1, 16.9, 17.0, 16.81, 13.43, 15.32, 20.11, 17.89, 17.6, 16.82, 15.55, 15.22, 20.68, 15.62, 15.82, 22.69, 16.81, 19.35, 16.82, 11.8, 17.94, 18.65], "xaxis": "x", "y": [42.26, 50.04, 47.18, 54.72, 48.69, 46.05, 38.49, 46.01, 47.7, 36.18, 42.12, 50.45, 51.81, 44.69, 51.26, 35.82, 43.61, 48.65, 54.14, 50.83, 47.95, 48.87, 43.57, 35.35, 51.34, 43.43, 45.75, 57.66, 44.92, 56.26, 55.17, 37.83, 54.16, 48.94], "yaxis": "y"}, {"customdata": [["A. Morrison"], ["A. Morrison"], ["A. Morrison"], ["A. Morrison"], ["A. Morrison"], ["A. Morrison"]], "hovertemplate": "<b>%{hovertext}</b><br><br>author=%{customdata[0]}<br>avg_sentence_len=%{x}<br>avg_paragraph_len=%{y}<extra></extra>", "hovertext": ["Adventures of Martin Hewit", "Chronicles of Martin Hewitt", "Martin Hewitt, Investigator", "The Dorrington Deed-Box", "The Red Triangle", "The Hole in the Wall"], "legendgroup": "A. Morrison", "marker": {"color": "#00cc96", "opacity": 0.75, "symbol": "circle"}, "mode": "markers", "name": "A. Morrison", "orientation": "v", "showlegend": true, "type": "scatter", "x": [15.02, 15.8, 15.4, 15.51, 15.88, 15.69], "xaxis": "x", "y": [61.25, 54.75, 53.34, 67.13, 60.94, 54.14], "yaxis": "y"}, {"customdata": [["G.K. Chesterton"], ["G.K. Chesterton"], ["G.K. Chesterton"], ["G.K. Chesterton"], ["G.K. Chesterton"], ["G.K. Chesterton"], ["G.K. Chesterton"], ["G.K. Chesterton"], ["G.K. Chesterton"], ["G.K. Chesterton"], ["G.K. Chesterton"], ["G.K. Chesterton"], ["G.K. Chesterton"], ["G.K. Chesterton"], ["G.K. Chesterton"], ["G.K. Chesterton"], ["G.K. Chesterton"], ["G.K. Chesterton"]], "hovertemplate": "<b>%{hovertext}</b><br><br>author=%{customdata[0]}<br>avg_sentence_len=%{x}<br>avg_paragraph_len=%{y}<extra></extra>", "hovertext": ["Four Faultless Felons", "Manalive", "The Club of Queer Trades", "The Donnington Affair", "The Incredulity of Father Brown", "The innocence of Father Brown", "The Man Who Knew Too Much", "The Man Who Was Thursday: A Nightmare", "The Mask of Midas", "The Napoleon of Notting Hill", "The Paradoxes of Mr Pond", "The Poet and The Lunatics", "The Return of Don Quixote", "The Scandal of Father Brown", "The Secret of Father Brown", "The Trees of Pride", "The White Pillars Murder", "The Wisdom of Father Brown"], "legendgroup": "G.K. Chesterton", "marker": {"color": "#ab63fa", "opacity": 0.75, "symbol": "circle"}, "mode": "markers", "name": "G.K. Chesterton", "orientation": "v", "showlegend": true, "type": "scatter", "x": [19.33, 17.85, 15.71, 16.47, 20.36, 18.04, 18.91, 16.13, 20.26, 15.88, 18.42, 19.9, 19.4, 19.62, 17.84, 18.98, 18.86, 19.99], "xaxis": "x", "y": [64.01, 63.45, 42.13, 43.93, 65.19, 55.43, 59.18, 45.63, 65.46, 49.63, 64.2, 70.19, 65.38, 63.06, 52.46, 65.45, 63.63, 62.34], "yaxis": "y"}, {"customdata": [["R.A. Freeman"], ["R.A. Freeman"], ["R.A. Freeman"], ["R.A. Freeman"], ["R.A. Freeman"], ["R.A. Freeman"], ["R.A. Freeman"], ["R.A. Freeman"], ["R.A. Freeman"], ["R.A. Freeman"], ["R.A. Freeman"], ["R.A. Freeman"], ["R.A. Freeman"], ["R.A. Freeman"], ["R.A. Freeman"]], "hovertemplate": "<b>%{hovertext}</b><br><br>author=%{customdata[0]}<br>avg_sentence_len=%{x}<br>avg_paragraph_len=%{y}<extra></extra>", "hovertext": ["A silent witness", "As a thief in the night", "Dr. Thorndyke's Casebook", "Helen Vardon's confession", "John Thorndyke's Cases", "The D'Arblay Mystery", "The Exploits of Danby Croker", "The Eye of Osiris", "The golden pool", "The Magic Casket", "The Mystery of 31 New Inn", "The mystery of Angelina Frood", "The Red Thumb Mark", "The shadow of the Wolf", "The singing bone"], "legendgroup": "R.A. Freeman", "marker": {"color": "#FFA15A", "opacity": 0.75, "symbol": "circle"}, "mode": "markers", "name": "R.A. Freeman", "orientation": "v", "showlegend": true, "type": "scatter", "x": [18.26, 16.9, 16.42, 15.16, 17.31, 16.44, 16.32, 16.31, 28.12, 15.84, 15.9, 16.0, 18.5, 16.08, 17.07], "xaxis": "x", "y": [50.9, 51.17, 46.82, 48.36, 42.64, 50.9, 45.94, 42.08, 59.29, 47.65, 46.49, 49.63, 40.55, 58.09, 43.97], "yaxis": "y"}, {"customdata": [["W. Collins"], ["W. Collins"], ["W. Collins"], ["W. Collins"], ["W. Collins"], ["W. Collins"], ["W. Collins"], ["W. Collins"], ["W. Collins"], ["W. Collins"]], "hovertemplate": "<b>%{hovertext}</b><br><br>author=%{customdata[0]}<br>avg_sentence_len=%{x}<br>avg_paragraph_len=%{y}<extra></extra>", "hovertext": ["Armadale", "Basil", "Man and Wife", "No Name", "Poor Miss Finch", "The Dead Secret", "The Haunted Hotel", "The Law and the Lady", "The Moonstone", "The Woman in White"], "legendgroup": "W. Collins", "marker": {"color": "#19d3f3", "opacity": 0.75, "symbol": "circle"}, "mode": "markers", "name": "W. Collins", "orientation": "v", "showlegend": true, "type": "scatter", "x": [16.66, 20.1, 12.89, 15.16, 13.61, 17.69, 14.7, 13.63, 14.83, 17.41], "xaxis": "x", "y": [65.98, 77.67, 39.79, 60.57, 47.05, 67.36, 54.79, 49.92, 53.61, 59.4], "yaxis": "y"}], "layout": {"height": 600, "legend": {"title": {"text": "author"}, "tracegroupgap": 0}, "title": {"text": "avg_paragraph_len vs avg_sentence_len"}, "width": 900, "xaxis": {"anchor": "y", "domain": [0, 1], "title": {"text": "avg_sentence_len"}}, "yaxis": {"anchor": "x", "domain": [0, 1], "title": {"text": "avg_paragraph_len"}}}}
